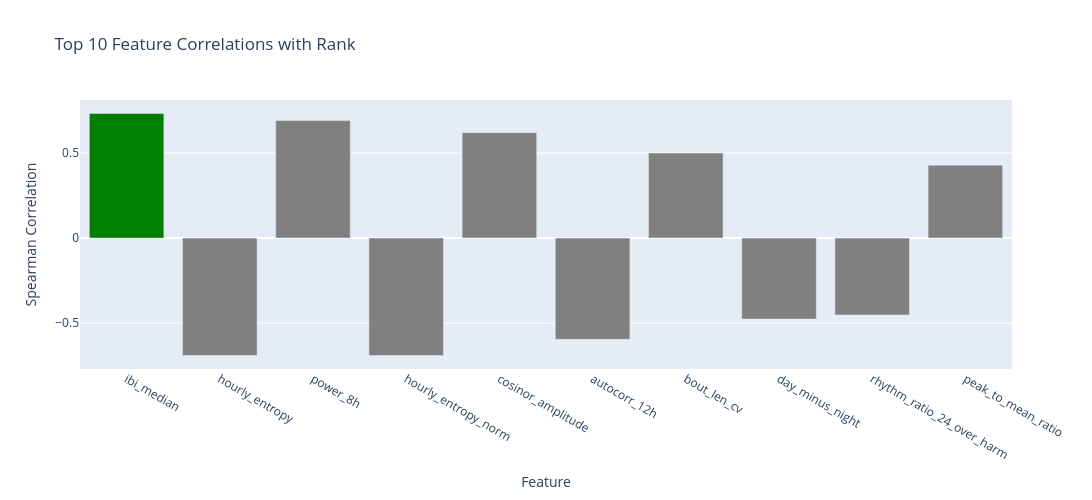
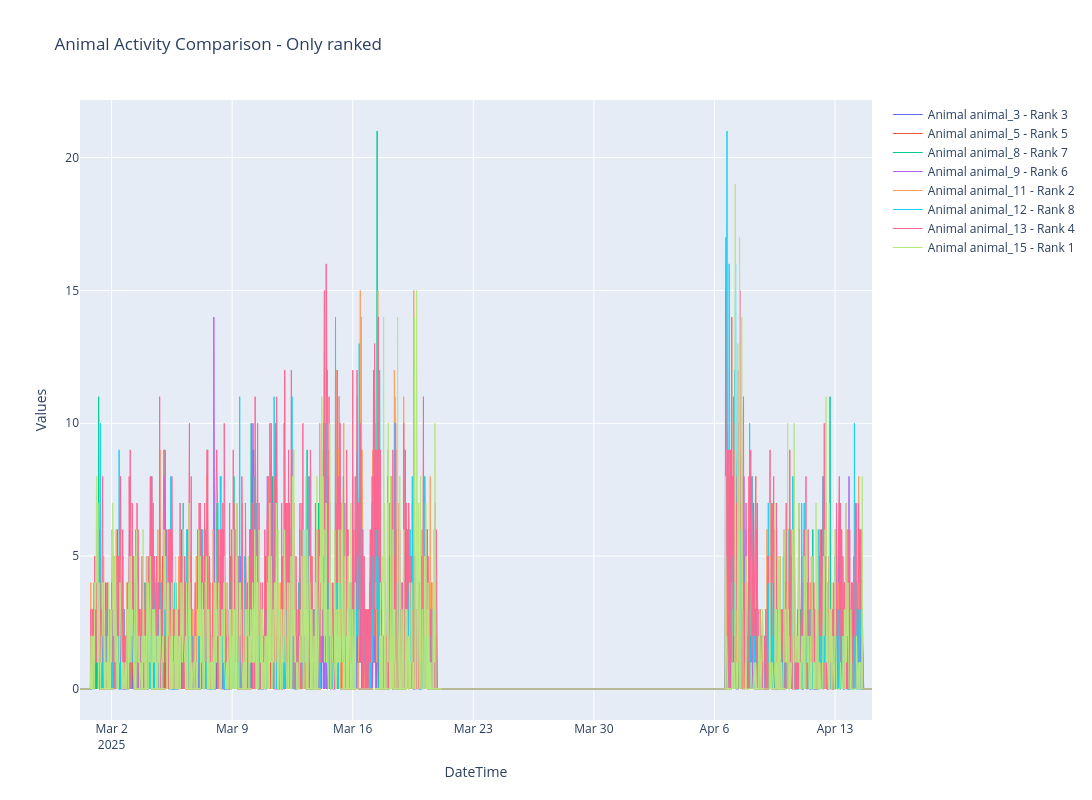
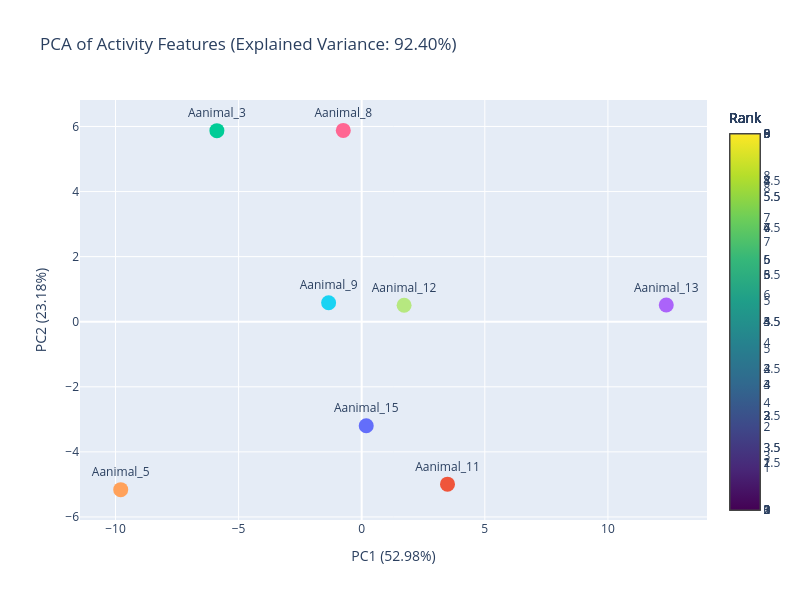
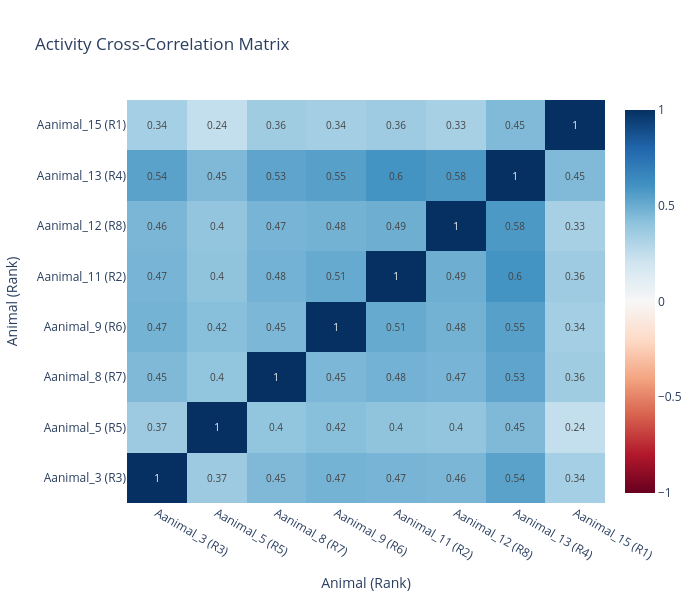

Notebook code cell kept with these figures, in order:
### Code cell
output_corr = f"./test_results_2026/feature_correlations_{gender}.html"
fig_corr = plot_correlation(corr_df, output_corr)

male_comparison_output = f"./test_results_2026/animal_comparison_all_{gender}.html"
fig_activity = plot_animals_activity(animals_protocols, ranks, output_path=male_comparison_output)

output_path = f"./test_results_2026/pca_visualization_{gender}.html"
fig_pca = plot_pca_analysis(all_features, feature_cols, output_path=output_path)

output_path = f"./test_results_2026/cross_correlation_matrix_{gender}.html"
corr_sync, pval_sync, fig_cross = plot_cross_correlation(animals_protocols, ranks, output_path=output_path)

### Figure 1 — Plotly figure (JSON) as saved in the notebook; plotly's stock layout.template omitted (floating-point values rounded to 4 significant figures)
{"data": [{"marker": {"color": ["green", "gray", "gray", "gray", "gray", "gray", "gray", "gray", "gray", "gray"]}, "type": "bar", "x": ["ibi_median", "hourly_entropy", "power_8h", "hourly_entropy_norm", "cosinor_amplitude", "autocorr_12h", "bout_len_cv", "day_minus_night", "rhythm_ratio_24_over_harm", "peak_to_mean_ratio"], "y": [0.7325, -0.6905, 0.6905, -0.6905, 0.619, -0.5952, 0.5, -0.4762, -0.4524, 0.4286]}], "layout": {"height": 500, "title": {"text": "Top 10 Feature Correlations with Rank"}, "width": 1200, "xaxis": {"title": {"text": "Feature"}}, "yaxis": {"title": {"text": "Spearman Correlation"}}}}

### Figure 2 — Plotly figure (JSON) as saved in the notebook; plotly's stock layout.template omitted (floating-point values rounded to 4 significant figures; data arrays with more than 128 entries replaced by an {"elided": "..."} marker saying what was removed)
{"data": [{"line": {"width": 1}, "mode": "lines", "name": "Animal animal_3 - Rank 3", "type": "scatter", "x": {"elided": "2740 str values"}, "y": {"elided": "2740 int values"}}, {"line": {"width": 1}, "mode": "lines", "name": "Animal animal_5 - Rank 5", "type": "scatter", "x": {"elided": "2740 str values"}, "y": {"elided": "2740 int values"}}, {"line": {"width": 1}, "mode": "lines", "name": "Animal animal_8 - Rank 7", "type": "scatter", "x": {"elided": "2740 str values"}, "y": {"elided": "2740 int values"}}, {"line": {"width": 1}, "mode": "lines", "name": "Animal animal_9 - Rank 6", "type": "scatter", "x": {"elided": "2740 str values"}, "y": {"elided": "2740 int values"}}, {"line": {"width": 1}, "mode": "lines", "name": "Animal animal_11 - Rank 2", "type": "scatter", "x": {"elided": "2740 str values"}, "y": {"elided": "2740 int values"}}, {"line": {"width": 1}, "mode": "lines", "name": "Animal animal_12 - Rank 8", "type": "scatter", "x": {"elided": "2740 str values"}, "y": {"elided": "2740 int values"}}, {"line": {"width": 1}, "mode": "lines", "name": "Animal animal_13 - Rank 4", "type": "scatter", "x": {"elided": "2740 str values"}, "y": {"elided": "2740 int values"}}, {"line": {"width": 1}, "mode": "lines", "name": "Animal animal_15 - Rank 1", "type": "scatter", "x": {"elided": "2740 str values"}, "y": {"elided": "2740 int values"}}], "layout": {"height": 800, "hovermode": "x unified", "title": {"text": "Animal Activity Comparison - Only ranked"}, "width": 1600, "xaxis": {"title": {"text": "DateTime"}}, "yaxis": {"title": {"text": "Values"}}}}

### Figure 3 — Plotly figure (JSON) as saved in the notebook; plotly's stock layout.template omitted (floating-point values rounded to 4 significant figures)
{"data": [{"marker": {"color": 1, "colorbar": {"title": {"text": "Rank"}}, "colorscale": [[0, "#440154"], [0.1111, "#482878"], [0.2222, "#3e4989"], [0.3333, "#31688e"], [0.4444, "#26828e"], [0.5556, "#1f9e89"], [0.6667, "#35b779"], [0.7778, "#6ece58"], [0.8889, "#b5de2b"], [1, "#fde725"]], "showscale": true, "size": 15}, "mode": "markers+text", "name": "Animal animal_15 (Rank 1)", "showlegend": false, "text": "Aanimal_15", "textposition": "top center", "type": "scatter", "x": [0.1838], "y": [-3.197]}, {"marker": {"color": 2, "colorbar": {"title": {"text": "Rank"}}, "colorscale": [[0, "#440154"], [0.1111, "#482878"], [0.2222, "#3e4989"], [0.3333, "#31688e"], [0.4444, "#26828e"], [0.5556, "#1f9e89"], [0.6667, "#35b779"], [0.7778, "#6ece58"], [0.8889, "#b5de2b"], [1, "#fde725"]], "showscale": true, "size": 15}, "mode": "markers+text", "name": "Animal animal_11 (Rank 2)", "showlegend": false, "text": "Aanimal_11", "textposition": "top center", "type": "scatter", "x": [3.485], "y": [-4.992]}, {"marker": {"color": 3, "colorbar": {"title": {"text": "Rank"}}, "colorscale": [[0, "#440154"], [0.1111, "#482878"], [0.2222, "#3e4989"], [0.3333, "#31688e"], [0.4444, "#26828e"], [0.5556, "#1f9e89"], [0.6667, "#35b779"], [0.7778, "#6ece58"], [0.8889, "#b5de2b"], [1, "#fde725"]], "showscale": true, "size": 15}, "mode": "markers+text", "name": "Animal animal_3 (Rank 3)", "showlegend": false, "text": "Aanimal_3", "textposition": "top center", "type": "scatter", "x": [-5.882], "y": [5.871]}, {"marker": {"color": 4, "colorbar": {"title": {"text": "Rank"}}, "colorscale": [[0, "#440154"], [0.1111, "#482878"], [0.2222, "#3e4989"], [0.3333, "#31688e"], [0.4444, "#26828e"], [0.5556, "#1f9e89"], [0.6667, "#35b779"], [0.7778, "#6ece58"], [0.8889, "#b5de2b"], [1, "#fde725"]], "showscale": true, "size": 15}, "mode": "markers+text", "name": "Animal animal_13 (Rank 4)", "showlegend": false, "text": "Aanimal_13", "textposition": "top center", "type": "scatter", "x": [12.37], "y": [0.5113]}, {"marker": {"color": 5, "colorbar": {"title": {"text": "Rank"}}, "colorscale": [[0, "#440154"], [0.1111, "#482878"], [0.2222, "#3e4989"], [0.3333, "#31688e"], [0.4444, "#26828e"], [0.5556, "#1f9e89"], [0.6667, "#35b779"], [0.7778, "#6ece58"], [0.8889, "#b5de2b"], [1, "#fde725"]], "showscale": true, "size": 15}, "mode": "markers+text", "name": "Animal animal_5 (Rank 5)", "showlegend": false, "text": "Aanimal_5", "textposition": "top center", "type": "scatter", "x": [-9.788], "y": [-5.16]}, {"marker": {"color": 6, "colorbar": {"title": {"text": "Rank"}}, "colorscale": [[0, "#440154"], [0.1111, "#482878"], [0.2222, "#3e4989"], [0.3333, "#31688e"], [0.4444, "#26828e"], [0.5556, "#1f9e89"], [0.6667, "#35b779"], [0.7778, "#6ece58"], [0.8889, "#b5de2b"], [1, "#fde725"]], "showscale": true, "size": 15}, "mode": "markers+text", "name": "Animal animal_9 (Rank 6)", "showlegend": false, "text": "Aanimal_9", "textposition": "top center", "type": "scatter", "x": [-1.344], "y": [0.583]}, {"marker": {"color": 7, "colorbar": {"title": {"text": "Rank"}}, "colorscale": [[0, "#440154"], [0.1111, "#482878"], [0.2222, "#3e4989"], [0.3333, "#31688e"], [0.4444, "#26828e"], [0.5556, "#1f9e89"], [0.6667, "#35b779"], [0.7778, "#6ece58"], [0.8889, "#b5de2b"], [1, "#fde725"]], "showscale": true, "size": 15}, "mode": "markers+text", "name": "Animal animal_8 (Rank 7)", "showlegend": false, "text": "Aanimal_8", "textposition": "top center", "type": "scatter", "x": [-0.7481], "y": [5.88]}, {"marker": {"color": 8, "colorbar": {"title": {"text": "Rank"}}, "colorscale": [[0, "#440154"], [0.1111, "#482878"], [0.2222, "#3e4989"], [0.3333, "#31688e"], [0.4444, "#26828e"], [0.5556, "#1f9e89"], [0.6667, "#35b779"], [0.7778, "#6ece58"], [0.8889, "#b5de2b"], [1, "#fde725"]], "showscale": true, "size": 15}, "mode": "markers+text", "name": "Animal animal_12 (Rank 8)", "showlegend": false, "text": "Aanimal_12", "textposition": "top center", "type": "scatter", "x": [1.722], "y": [0.5041]}], "layout": {"height": 600, "title": {"text": "PCA of Activity Features (Explained Variance: 92.40%)"}, "width": 800, "xaxis": {"title": {"text": "PC1 (52.98%)"}}, "yaxis": {"title": {"text": "PC2 (23.18%)"}}}}

### Figure 4 — Plotly figure (JSON) as saved in the notebook; plotly's stock layout.template omitted (floating-point values rounded to 4 significant figures)
{"data": [{"colorscale": [[0, "rgb(103,0,31)"], [0.1, "rgb(178,24,43)"], [0.2, "rgb(214,96,77)"], [0.3, "rgb(244,165,130)"], [0.4, "rgb(253,219,199)"], [0.5, "rgb(247,247,247)"], [0.6, "rgb(209,229,240)"], [0.7, "rgb(146,197,222)"], [0.8, "rgb(67,147,195)"], [0.9, "rgb(33,102,172)"], [1, "rgb(5,48,97)"]], "text": [[1.0, 0.37, 0.45, 0.47, 0.47, 0.46, 0.54, 0.34], [0.37, 1.0, 0.4, 0.42, 0.4, 0.4, 0.45, 0.24], [0.45, 0.4, 1.0, 0.45, 0.48, 0.47, 0.53, 0.36], [0.47, 0.42, 0.45, 1.0, 0.51, 0.48, 0.55, 0.34], [0.47, 0.4, 0.48, 0.51, 1.0, 0.49, 0.6, 0.36], [0.46, 0.4, 0.47, 0.48, 0.49, 1.0, 0.58, 0.33], [0.54, 0.45, 0.53, 0.55, 0.6, 0.58, 1.0, 0.45], [0.34, 0.24, 0.36, 0.34, 0.36, 0.33, 0.45, 1.0]], "textfont": {"size": 10}, "texttemplate": "%{text}", "type": "heatmap", "x": ["Aanimal_3 (R3)", "Aanimal_5 (R5)", "Aanimal_8 (R7)", "Aanimal_9 (R6)", "Aanimal_11 (R2)", "Aanimal_12 (R8)", "Aanimal_13 (R4)", "Aanimal_15 (R1)"], "y": ["Aanimal_3 (R3)", "Aanimal_5 (R5)", "Aanimal_8 (R7)", "Aanimal_9 (R6)", "Aanimal_11 (R2)", "Aanimal_12 (R8)", "Aanimal_13 (R4)", "Aanimal_15 (R1)"], "z": [[1.0, 0.3663, 0.4482, 0.4725, 0.4661, 0.4586, 0.5386, 0.3385], [0.3663, 1.0, 0.4007, 0.4243, 0.4048, 0.3981, 0.4489, 0.2434], [0.4482, 0.4007, 1.0, 0.455, 0.4776, 0.4687, 0.5309, 0.3551], [0.4725, 0.4243, 0.455, 1.0, 0.5097, 0.4771, 0.5482, 0.3449], [0.4661, 0.4048, 0.4776, 0.5097, 1.0, 0.4928, 0.6002, 0.362], [0.4586, 0.3981, 0.4687, 0.4771, 0.4928, 1.0, 0.5753, 0.3305], [0.5386, 0.4489, 0.5309, 0.5482, 0.6002, 0.5753, 1.0, 0.4455], [0.3385, 0.2434, 0.3551, 0.3449, 0.362, 0.3305, 0.4455, 1.0]], "zmid": 0}], "layout": {"height": 600, "title": {"text": "Activity Cross-Correlation Matrix"}, "width": 700, "xaxis": {"title": {"text": "Animal (Rank)"}}, "yaxis": {"title": {"text": "Animal (Rank)"}}}}
